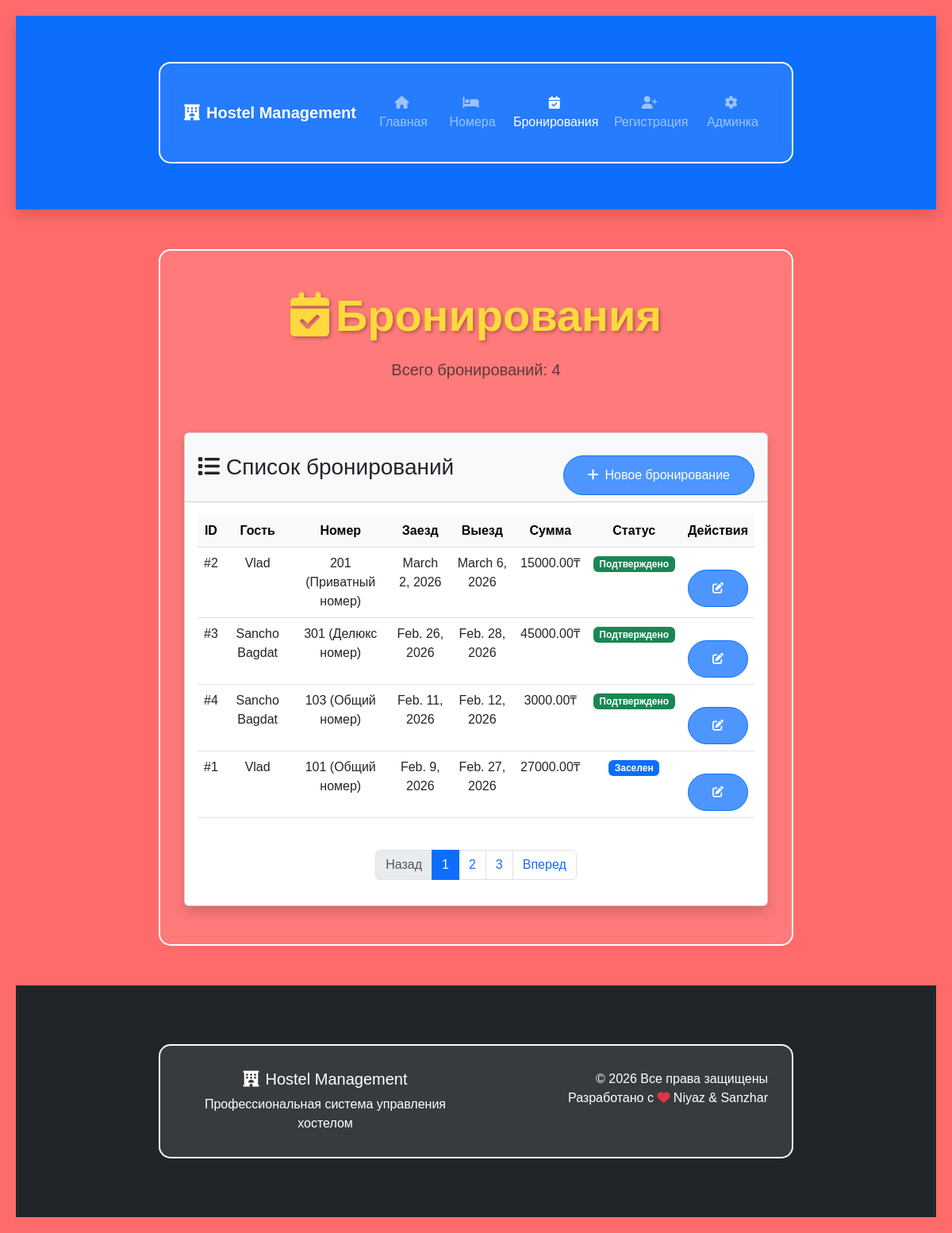
The app's page /bookings/, older data.
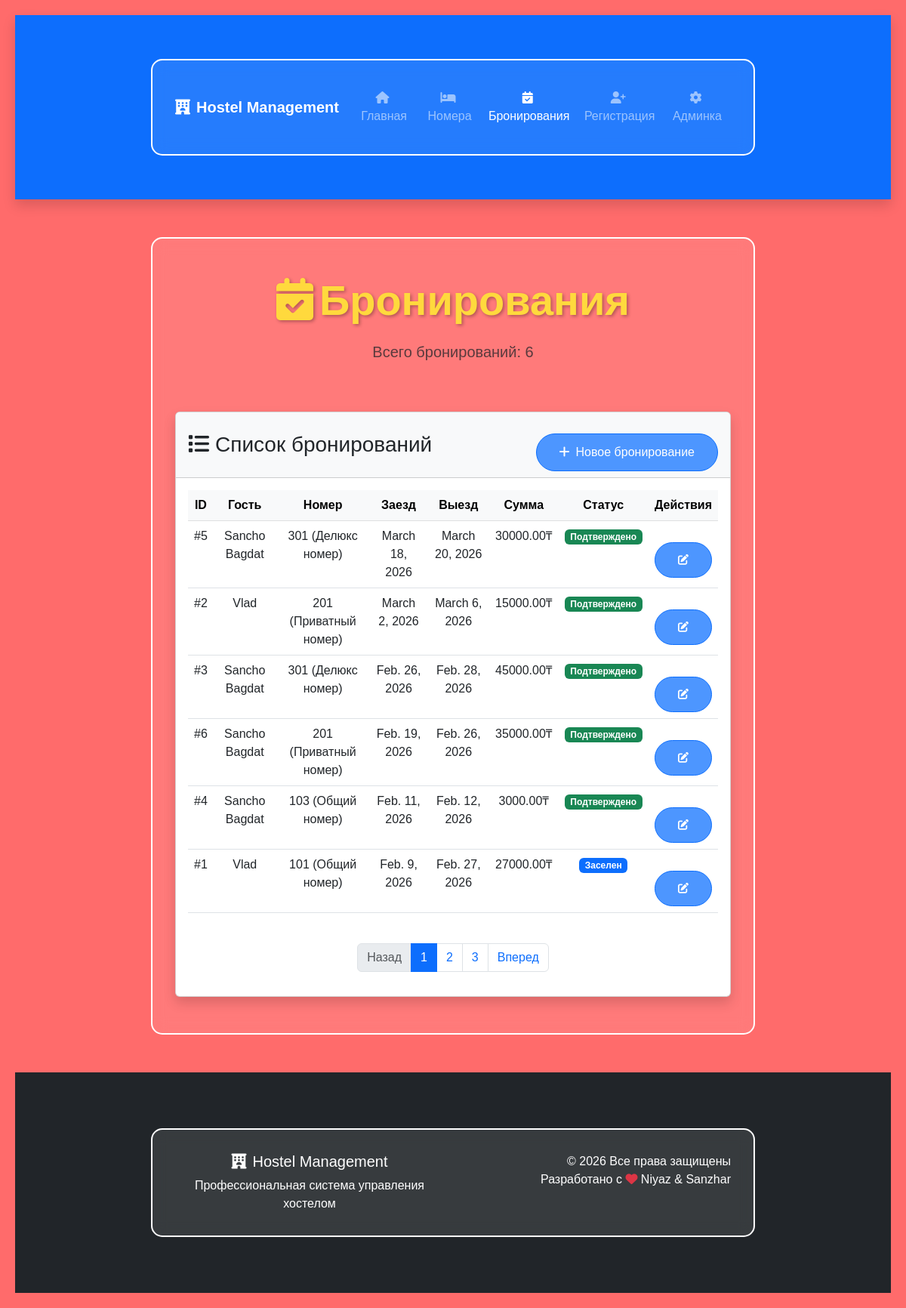
The same page, newer data.
### hostel/models.py (models this page shows, shortened)
class Booking(models.Model):
    room = models.ForeignKey(Room, on_delete=models.CASCADE)
    guest = models.ForeignKey(Guest, on_delete=models.CASCADE)
    check_in = models.DateField()
    check_out = models.DateField()
    total_price = models.DecimalField(max_digits=10, decimal_places=2)
    status = models.CharField(max_length=20, choices=[
        ('confirmed', 'Подтверждено'),
        ('checked_in', 'Заселен'),
        ('checked_out', 'Выселен'),
        ('cancelled', 'Отменено'),
    ], default='confirmed')

class Guest(models.Model):
    name = models.CharField(max_length=100)
    email = models.EmailField(unique=True)
    phone = models.CharField(max_length=20)
    document_id = models.CharField(max_length=50, unique=True)

class Room(models.Model):
    ROOM_TYPES = [
        ('dorm', 'Общий номер'),
        ('private', 'Приватный номер'),
        ('deluxe', 'Делюкс номер'),
    ]
    number = models.CharField(max_length=10, unique=True)
    room_type = models.CharField(max_length=20, choices=ROOM_TYPES)
    capacity = models.IntegerField()
    price_per_night = models.DecimalField(max_digits=10, decimal_places=2)
    description = models.TextField(blank=True)
    is_available = models.BooleanField(default=True)

### hostel/views.py (the view)
# urls.py: path('bookings/', views.booking_list, name='booking_list'),
def booking_list(request):
    bookings = Booking.objects.all().order_by('-check_in')
    return render(request, 'hostel/bookings.html', {'bookings': bookings})

### templates/hostel/bookings.html (shortened to what the changed rows need)
{% extends 'base.html' %}
{% block content %}
<div class="container py-5">
    <div class="row mb-5">
        <div class="col">
            <h1 class="display-4 fw-bold text-center">
                <i class="fas fa-calendar-check me-2"></i>Бронирования
            </h1>
            <p class="lead text-center text-muted">
                Всего бронирований: {{ bookings|length }}
            </p>
        </div>
    </div>
    <div class="row">
        <div class="col">
            <div class="card shadow">
                <div class="card-body">
                    {% if bookings %}
                    <div class="table-responsive">
                        <table class="table table-hover">
                            <thead class="table-light">
                                <tr>
                                    <th>ID</th>
                                    <th>Гость</th>
                                    <th>Номер</th>
                                    <th>Заезд</th>
                                    <th>Выезд</th>
                                    <th>Сумма</th>
                                    <th>Статус</th>
                                    <th>Действия</th>
                                </tr>
                            </thead>
                            <tbody>
                                {% for booking in bookings %}
                                <tr>
                                    <td>#{{ booking.id }}</td>
                                    <td>{{ booking.guest.name }}</td>
                                    <td>{{ booking.room.number }} ({{ booking.room.get_room_type_display }})</td>
                                    <td>{{ booking.check_in }}</td>
                                    <td>{{ booking.check_out }}</td>
                                    <td>{{ booking.total_price }}₸</td>
                                    <td>
                                        {% if booking.status == 'confirmed' %}
                                            <span class="badge bg-success">Подтверждено</span>
                                        {% elif booking.status == 'checked_in' %}
                                            <span class="badge bg-primary">Заселен</span>
                                        {% elif booking.status == 'checked_out' %}
                                            <span class="badge bg-secondary">Выселен</span>
                                        {% elif booking.status == 'cancelled' %}
                                            <span class="badge bg-danger">Отменено</span>
                                        {% else %}
                                            <span class="badge bg-warning">{{ booking.status }}</span>
                                        {% endif %}
                                    </td>
                                    <td>
                                        <button class="btn btn-sm btn-outline-primary">
                                            <i class="fas fa-edit"></i>
                                        </button>
                                    </td>
                                </tr>
                                {% endfor %}
                            </tbody>
                        </table>
                    </div>
                    {% endif %}
                </div>
            </div>
        </div>
    </div>
</div>
{% endblock %}

Row changes from the older to the newer data that the page shows:
added Booking: id "5", guest.name "Sancho Bagdat", room.number "301", room.room_type "Делюкс номер", check_in "March 18, 2026", check_out "March 20, 2026", total_price "30000.00", status "Подтверждено"
added Booking: id "6", guest.name "Sancho Bagdat", room.number "201", room.room_type "Приватный номер", check_in "Feb. 19, 2026", check_out "Feb. 26, 2026", total_price "35000.00", status "Подтверждено"
Text that changed along with them:
{{ bookings|length }}: "4" → "6"
